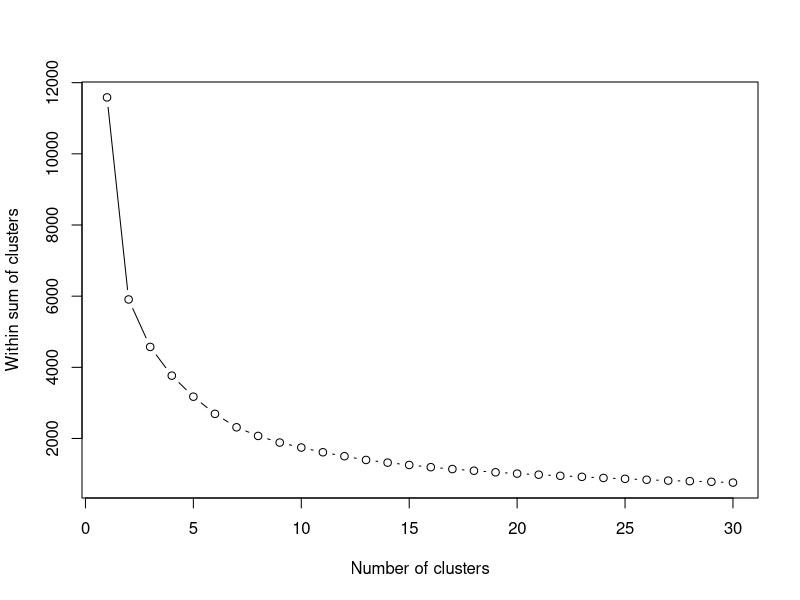
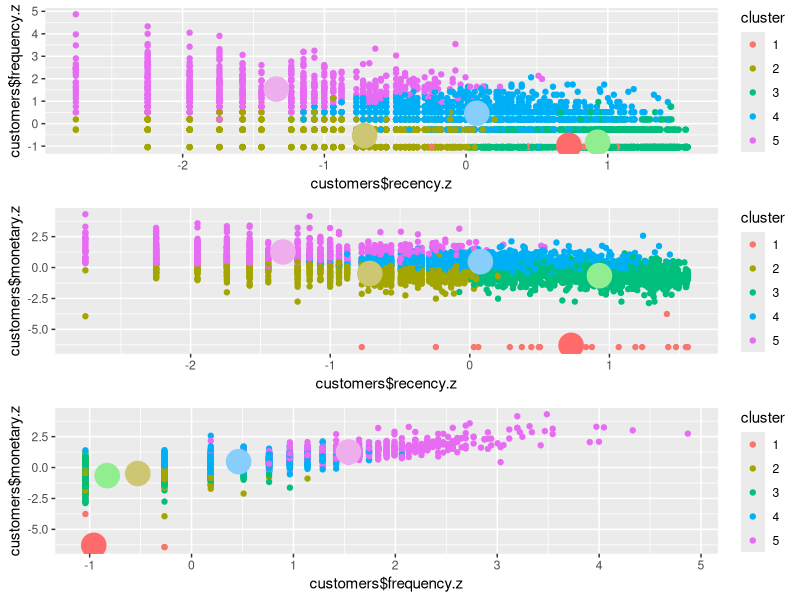

Here is the R script that generated these plots, in order:
library(plyr)
library(ggplot2)
library(cluster)
library(lattice)
library(graphics)
library(grid)
library(gridExtra)

# ------------------------------------------------------------------------
# setup
# ------------------------------------------------------------------------
# import the data set
customers <- read.csv("./data/customers.csv")

# keep only z-scores
customers2 <- customers[, 9:11]
View(customers2)

# run many k-means to see how many clusters we create
# we get the choose the cluster that works best
wss <- numeric(30)
for (k in 1:30) {
  wss[k] <- sum(kmeans(customers2, centers = k, nstart=25, iter.max=50)$withinss)
}

# visualize the no of clusters
plot(1:30, 
     wss, 
     type="b",
     xlab="Number of clusters",
     ylab="Within sum of clusters"
     )

# choose k = 5 because that's the most significant
km <- kmeans(customers2, centers=5, nstart=25)
km

# ------------------------------------------------------------------------
# plot the clusters
# ------------------------------------------------------------------------
df <- as.data.frame(customers2)
# create a col with the cluster of each observation
df$cluster <- factor(km$cluster)
# create a df  with the cluster centers
centers = as.data.frame(km$centers)

# creating the plots
g1=ggplot(data=df, aes(x=customers$recency.z, y=customers$frequency.z, color=cluster)) + geom_point()+
  geom_point(data=centers, aes(x=centers$recency.z, y=centers$frequency.z), color=c("indianred1", "khaki3", "lightgreen", "lightskyblue", "plum2"), size=8, show.legend=FALSE)

g2=ggplot(data=df, aes(x=customers$recency.z, y=customers$monetary.z, color=cluster)) + geom_point()+
  geom_point(data=centers, aes(x=centers$recency.z, y=centers$monetary.z), color=c("indianred1", "khaki3", "lightgreen", "lightskyblue", "plum2"), size=8, show.legend=FALSE)

g3=ggplot(data=df, aes(x=customers$frequency.z, y=customers$monetary.z, color=cluster)) + geom_point()+
  geom_point(data=centers, aes(x=centers$frequency.z, y=centers$monetary.z), color=c("indianred1", "khaki3", "lightgreen", "lightskyblue", "plum2"), size=8, show.legend=FALSE)

grid.arrange(g1,g2,g3)

